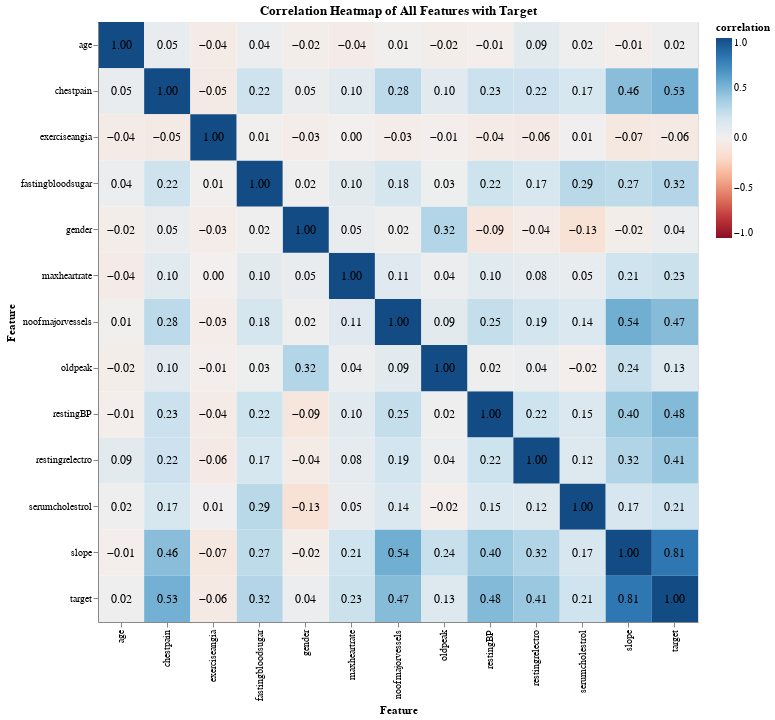

Notebook cell for this chart:
### Markdown cell above
#### Correlation Heatmap

A correlation matrix is computed and visualized using a heatmap to show linear relationships among features. This helps detect multicollinearity and highlights variables that may have strong predictive relationships with the target.

Darker blue cells represent stronger positive correlations, while darker red cells represent stronger negative correlations. From the heatmap, the feature slope has the strongest positive relationship with the target, followed by chest pain, resting BP, and number of major vessels. This means these features are more likely to influence whether someone has heart disease. On the other hand, features like age, gender, and exercise angia show very low or almost no correlation with the target, suggesting they don’t have a strong direct relationship with the target. It can also be seen that some features are related to each other. For example, number of major vessels and slope have a moderate positive correlation.

### Code cell
corr_matrix = train_df[num_cols + cat_cols + ['target']].corr()
corr_long = corr_matrix.reset_index().melt(id_vars='index')
corr_long.columns = ['feature_x', 'feature_y', 'correlation']

base = alt.Chart(corr_long).encode(
    x=alt.X('feature_x:N', title='Feature'),
    y=alt.Y('feature_y:N', title='Feature'))

heatmap = base.mark_rect().encode(
    color=alt.Color(
        'correlation:Q',
        scale=alt.Scale(scheme='redblue', domain=[-1, 1])),
    tooltip=['feature_x', 'feature_y'])

text = base.mark_text(
    fontSize=12,
    color='black').encode(
    text=alt.Text('correlation:Q', format='.2f'))

final_chart = (heatmap + text).properties(
    title='Correlation Heatmap of All Features with Target',
    width=600,
    height=600)

final_chart

### Figure 1 — Vega-Lite specification as saved in the notebook (floating-point values rounded to 4 significant figures; data arrays with more than 128 entries replaced by an {"elided": "..."} marker saying what was removed)
{"config": {"view": {"continuousWidth": 300, "continuousHeight": 300}}, "layer": [{"mark": {"type": "rect"}, "encoding": {"color": {"field": "correlation", "scale": {"domain": [-1, 1], "scheme": "redblue"}, "type": "quantitative"}, "tooltip": [{"field": "feature_x", "type": "nominal"}, {"field": "feature_y", "type": "nominal"}], "x": {"field": "feature_x", "title": "Feature", "type": "nominal"}, "y": {"field": "feature_y", "title": "Feature", "type": "nominal"}}}, {"mark": {"type": "text", "color": "black", "fontSize": 12}, "encoding": {"text": {"field": "correlation", "format": ".2f", "type": "quantitative"}, "x": {"field": "feature_x", "title": "Feature", "type": "nominal"}, "y": {"field": "feature_y", "title": "Feature", "type": "nominal"}}}], "data": {"name": "data-fd2013a43b3e3c2f98f21c5ba5dd1a28"}, "height": 600, "title": "Correlation Heatmap of All Features with Target", "width": 600, "$schema": "https://vega.github.io/schema/vega-lite/v5.20.1.json", "datasets": {"data-fd2013a43b3e3c2f98f21c5ba5dd1a28": {"elided": "169 records"}}}
